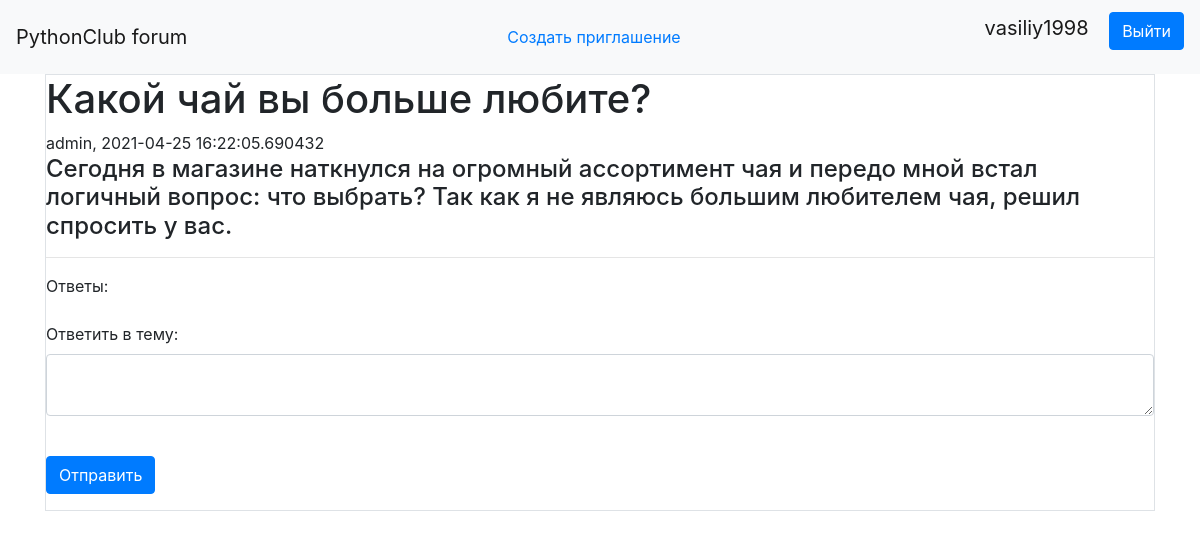
/theme/2 (signed in), run on the app's committed database.
### data/users.py (models this page shows, shortened)
class User(SqlAlchemyBase, UserMixin, SerializerMixin):
    __tablename__ = 'users'
    themes = orm.relation ( "Themes", back_populates='user' )
    messages = orm.relation ( "Messages", back_populates='user' )
    invites = orm.relation("Invites", back_populates='user')
    id = sqlalchemy.Column(sqlalchemy.Integer,
                           primary_key=True, autoincrement=True)
    name = sqlalchemy.Column(sqlalchemy.String, nullable=True)
    hashed_password = sqlalchemy.Column(sqlalchemy.String)
    created_date = sqlalchemy.Column(sqlalchemy.DateTime,
                                     default=datetime.datetime.now)
    inviter = sqlalchemy.Column(sqlalchemy.String, nullable=True)
    available_invites = sqlalchemy.Column(sqlalchemy.Integer)

### data/themes.py (models this page shows)
class Themes(SqlAlchemyBase, SerializerMixin):
    __tablename__ = 'themes'
    id = sqlalchemy.Column(sqlalchemy.Integer,
                           primary_key=True, autoincrement=True)
    title = sqlalchemy.Column(sqlalchemy.String, nullable=True)
    content = sqlalchemy.Column(sqlalchemy.String, nullable=True)
    created_date = sqlalchemy.Column(sqlalchemy.DateTime,
                                     default=datetime.datetime.now)
    user_id = sqlalchemy.Column(sqlalchemy.Integer,
                                sqlalchemy.ForeignKey("users.id"))
    user = orm.relation('User')

### main.py (the view, shortened to what this page needs)
    @app.route ("/theme/<int:id>", methods=['GET', 'POST'])
    @login_required
    def show_theme(id):
        form = Message_addForm()
        db_sess = db_session.create_session ()
        theme_message = db_sess.query(Themes).filter((Themes.id == id))
        messages = db_sess.query(Messages).filter((Messages.theme_id == id))
        return render_template ( "theme.html", theme_message=theme_message, messages=messages, form=form)

### forms/message_add.py
class Message_addForm(FlaskForm):
    title = HiddenField()
    content = TextAreaField("Ответить в тему:", validators=[DataRequired()])
    submit = SubmitField('Отправить')

### data/db_session.py (called while the page is built)
def create_session() -> Session:
    global __factory
    return __factory()

### templates/theme.html (shortened to what this page needs)
{% extends "base.html" %}
{% block content %}
{% for item in theme_message%}
<div class="col-md6 border">
<h1>{{item.title}}</h1>
{{item.user.name}}, {{item.created_date}}
    <h4>{{item.content}}</h4>
{% endfor %}
<hr>
Ответы: <br>
<form action="" method="post">
    <p>
        {{ form.title }}<br>
        {{ form.content.label }}<br>
        {{ form.content(class="form-control") }}<br>
    </p>
    <p>{{ form.submit(type="submit", class="btn btn-primary") }}</p>
</form>
{% endblock %}

### templates/base.html (shortened to what this page needs)
<!doctype html>
<html lang="en">
<head>
    <link rel="stylesheet"
          href="https://stackpath.bootstrapcdn.com/bootstrap/4.4.1/css/bootstrap.min.css"
>
</head>
<body>
<header>
    <nav class="navbar navbar-light bg-light">
        <a class="navbar-brand" href="/">PythonClub forum</a>
        {% if current_user.is_authenticated %}
        <a class="btn btn-link" href="/create_invite">Создать приглашение</a>
        <p>
            <a class="navbar-brand">{{ current_user.name }}</a>
            <a class="btn btn-primary " href="/logout">Выйти</a>
        </p>
{% else %}
    <p>
        <a class="btn btn-primary " href="/register">Зарегистрироваться</a>
        <a class="btn btn-success" href="/login">Войти</a>
    </p>
{% endif %}
    </nav>
</header>
<main role="main" class="container">
    {% block content %}{% endblock %}
</main>
</body>
</html>

### data on the page
User: name "vasiliy1998"
Themes: title "Какой чай вы больше любите?", user.name "admin", created_date "2021-04-25 16:22:05.690432", content "Сегодня в магазине наткнулся на огромный ассортимент чая и передо мной встал логичный вопрос: что выбрать? Так как я не являюсь большим любителем чая, решил спросить у вас."
